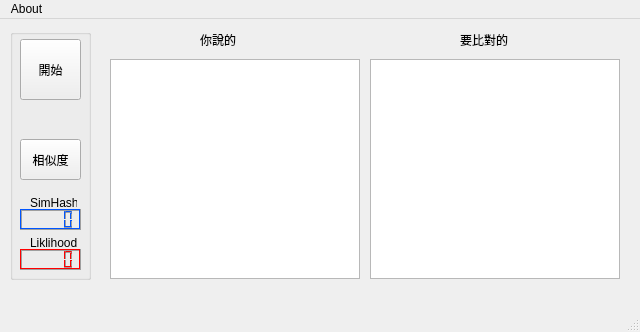
<?xml version="1.0" encoding="UTF-8"?>
<ui version="4.0">
 <class>MainWindow</class>
 <widget class="QMainWindow" name="MainWindow">
  <property name="geometry">
   <rect>
    <x>0</x>
    <y>0</y>
    <width>640</width>
    <height>332</height>
   </rect>
  </property>
  <property name="sizePolicy">
   <sizepolicy hsizetype="Fixed" vsizetype="Fixed">
    <horstretch>0</horstretch>
    <verstretch>0</verstretch>
   </sizepolicy>
  </property>
  <property name="windowTitle">
   <string>語音辨識測試</string>
  </property>
  <widget class="QWidget" name="centralwidget">
   <widget class="QPlainTextEdit" name="plainTextEdit">
    <property name="geometry">
     <rect>
      <x>110</x>
      <y>40</y>
      <width>250</width>
      <height>220</height>
     </rect>
    </property>
   </widget>
   <widget class="QPlainTextEdit" name="plainTextEdit_2">
    <property name="geometry">
     <rect>
      <x>370</x>
      <y>40</y>
      <width>250</width>
      <height>220</height>
     </rect>
    </property>
   </widget>
   <widget class="QLabel" name="label">
    <property name="geometry">
     <rect>
      <x>200</x>
      <y>10</y>
      <width>71</width>
      <height>21</height>
     </rect>
    </property>
    <property name="text">
     <string>你說的</string>
    </property>
   </widget>
   <widget class="QLabel" name="label_2">
    <property name="geometry">
     <rect>
      <x>460</x>
      <y>10</y>
      <width>71</width>
      <height>21</height>
     </rect>
    </property>
    <property name="text">
     <string>要比對的</string>
    </property>
   </widget>
   <widget class="QGroupBox" name="groupBox">
    <property name="geometry">
     <rect>
      <x>10</x>
      <y>10</y>
      <width>81</width>
      <height>251</height>
     </rect>
    </property>
    <property name="title">
     <string/>
    </property>
    <widget class="QPushButton" name="pushButton">
     <property name="geometry">
      <rect>
       <x>10</x>
       <y>10</y>
       <width>61</width>
       <height>61</height>
      </rect>
     </property>
     <property name="text">
      <string>開始</string>
     </property>
    </widget>
    <widget class="QPushButton" name="compareButton">
     <property name="geometry">
      <rect>
       <x>10</x>
       <y>110</y>
       <width>61</width>
       <height>41</height>
      </rect>
     </property>
     <property name="text">
      <string>相似度</string>
     </property>
    </widget>
    <widget class="QLCDNumber" name="lcdNumber">
     <property name="geometry">
      <rect>
       <x>10</x>
       <y>180</y>
       <width>61</width>
       <height>21</height>
      </rect>
     </property>
     <property name="palette">
      <palette>
       <active>
        <colorrole role="Light">
         <brush brushstyle="SolidPattern">
          <color alpha="255">
           <red>0</red>
           <green>85</green>
           <blue>255</blue>
          </color>
         </brush>
        </colorrole>
       </active>
       <inactive>
        <colorrole role="Light">
         <brush brushstyle="SolidPattern">
          <color alpha="255">
           <red>0</red>
           <green>85</green>
           <blue>255</blue>
          </color>
         </brush>
        </colorrole>
       </inactive>
       <disabled>
        <colorrole role="Light">
         <brush brushstyle="SolidPattern">
          <color alpha="255">
           <red>0</red>
           <green>85</green>
           <blue>255</blue>
          </color>
         </brush>
        </colorrole>
       </disabled>
      </palette>
     </property>
    </widget>
    <widget class="QLCDNumber" name="lcdNumber_2">
     <property name="geometry">
      <rect>
       <x>10</x>
       <y>220</y>
       <width>61</width>
       <height>21</height>
      </rect>
     </property>
     <property name="palette">
      <palette>
       <active>
        <colorrole role="Light">
         <brush brushstyle="SolidPattern">
          <color alpha="255">
           <red>255</red>
           <green>0</green>
           <blue>0</blue>
          </color>
         </brush>
        </colorrole>
       </active>
       <inactive>
        <colorrole role="Light">
         <brush brushstyle="SolidPattern">
          <color alpha="255">
           <red>255</red>
           <green>0</green>
           <blue>0</blue>
          </color>
         </brush>
        </colorrole>
       </inactive>
       <disabled>
        <colorrole role="Light">
         <brush brushstyle="SolidPattern">
          <color alpha="255">
           <red>255</red>
           <green>0</green>
           <blue>0</blue>
          </color>
         </brush>
        </colorrole>
       </disabled>
      </palette>
     </property>
    </widget>
    <widget class="QLabel" name="label_3">
     <property name="geometry">
      <rect>
       <x>20</x>
       <y>168</y>
       <width>47</width>
       <height>12</height>
      </rect>
     </property>
     <property name="text">
      <string>SimHash</string>
     </property>
    </widget>
    <widget class="QLabel" name="label_4">
     <property name="geometry">
      <rect>
       <x>20</x>
       <y>208</y>
       <width>47</width>
       <height>12</height>
      </rect>
     </property>
     <property name="text">
      <string>Liklihood</string>
     </property>
    </widget>
   </widget>
   <zorder>groupBox</zorder>
   <zorder>plainTextEdit</zorder>
   <zorder>plainTextEdit_2</zorder>
   <zorder>label</zorder>
   <zorder>label_2</zorder>
  </widget>
  <widget class="QMenuBar" name="menubar">
   <property name="geometry">
    <rect>
     <x>0</x>
     <y>0</y>
     <width>640</width>
     <height>21</height>
    </rect>
   </property>
   <widget class="QMenu" name="menuTest">
    <property name="title">
     <string>About</string>
    </property>
    <addaction name="actionAbout"/>
    <addaction name="actionExit"/>
   </widget>
   <addaction name="menuTest"/>
  </widget>
  <widget class="QStatusBar" name="statusbar"/>
  <action name="actionAbout">
   <property name="text">
    <string>關於</string>
   </property>
   <property name="iconText">
    <string>About</string>
   </property>
  </action>
  <action name="actionExit">
   <property name="text">
    <string>離開</string>
   </property>
  </action>
 </widget>
 <resources/>
 <connections/>
</ui>
